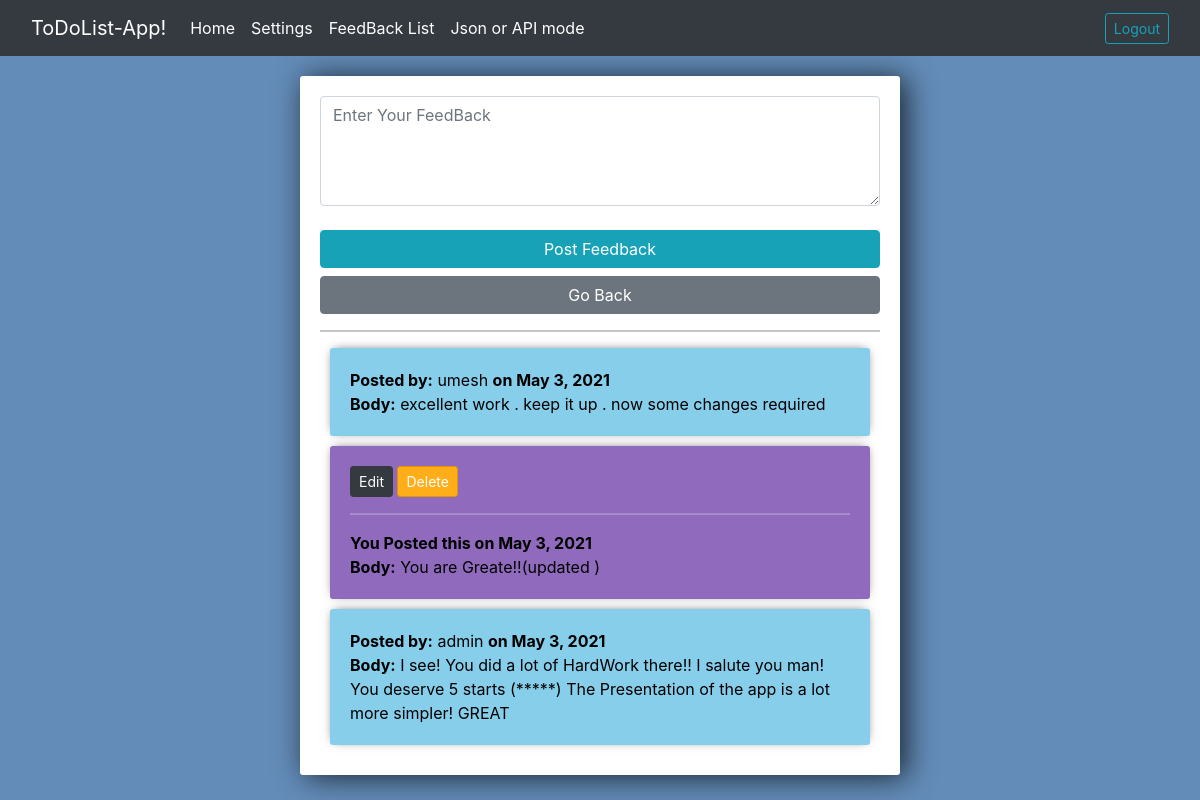
Screenshot of /list_feed/ (signed in) with the database file from the repository.
### members/models.py (models this page shows, shortened)
class FeedBack(models.Model):
	user = models.ForeignKey(User, on_delete=models.CASCADE)
	body = models.TextField()
	date = models.DateField(auto_now_add=True, blank=True, null=True)

### Feedback/views.py (the view, shortened to what this page needs)
# urls.py: path('list_feed/', views.Create, name='create-index'),
def Create(request):
	list_feed = FeedBack.objects.all().order_by('-id')
	form = CreateFeedBack(request.POST or None)
	template = render_to_string("email.html", {"user": request.user.username})
	return render(request, 'list.html', {'list_feed': list_feed, 'form': form})

### Feedback/forms.py
class CreateFeedBack(forms.ModelForm):
	class Meta:
		model = FeedBack
		fields = '__all__'
		widgets = {
			'user': forms.TextInput(attrs={'value': '', 'id': 'userid', 'type': 'hidden'}),
			'body': forms.Textarea(attrs={'class': 'form-control','rows':4, 'cols':20, 'placeholder': 'Enter Your FeedBack'})
		}
		labels = {
			'body': ''
		}

### Feedback/templates/list.html (shortened to what this page needs)
{% extends 'base.html' %}
{% block content %}
{% if user.is_authenticated %}
<div class="center-column">
<form method="POST" action="">
	{{ form.as_p }}
	<input type="submit" value="Post Feedback" class="btn btn-info">
	<div class="d-grid gap-2">
		<a href="{% url 'index' %}" class="btn btn-secondary">Go Back</a>
	</div>
</form>
<hr>
{% for item in list_feed %}
{% if item.user.id == request.user.id %}
<div class="item-row">
		<a href="{% url 'f_edit' item.id %}" class="btn btn-sm btn-dark">Edit</a> <a href="{% url 'delete-feed' item.id %}" class="btn btn-sm btn-danger">Delete</a><hr><font color="black"><b>You Posted this on {{ item.date }}</b><br>
		<b>Body:</b> {{ item.body }}</font>
	</div>
{% else %}
<div class="updated-item-row">
		<font color="black"><b>Posted by:</b> {{ item.user }} <b>on {{ item.date }}</b><br>
		<b>Body:</b> {{ item.body }}</font>
	</div>
	{% endif %}
	{% empty %}
	<center><h5>No FeedBacks Yet!!</h5></center>
	{% endfor %}
</div>
{% endif %}
{% endblock %}

### Task/templates/base.html (style rules this page uses)
body { background-color: #638CB8; }
input { width: 100%; padding: 12px 20px; margin: 8px 0; box-sizing: border-box; }
input::placeholder { color: #d3d3d3; }
.center-column { width:600px; margin: 20px auto; padding:20px; background-color: #fff; border-radius: 3px; box-shadow: 6px 2px 30px 0px rgba(0,0,0,0.75); }
.item-row { background-color: #906abd; margin: 10px; padding: 20px; border-radius: 3px; color: #fff; font-size: 16px; box-shadow: 0px -1px 10px -4px rgba(0,0,0,0.75); }
.updated-item-row { background-color: #87CEEB; margin: 10px; padding: 20px; border-radius: 3px; color: #fff; font-size: 16px; box-shadow: 0px -1px 10px -4px rgba(0,0,0,0.75); }
.btn-danger { background-color: #ffae19; border-color: #e59400; }

### rows the page displays
FeedBack: user "umesh", date "May 3, 2021", body "excellent work . keep it up . now some changes required"
FeedBack: date "May 3, 2021", body "You are Greate!!(updated )"
FeedBack: user "admin", date "May 3, 2021", body "I see! You did a lot of HardWork there!! I salute you man! You deserve 5 starts (*****) The Presentation of the app is a lot more simpler! GREAT"
